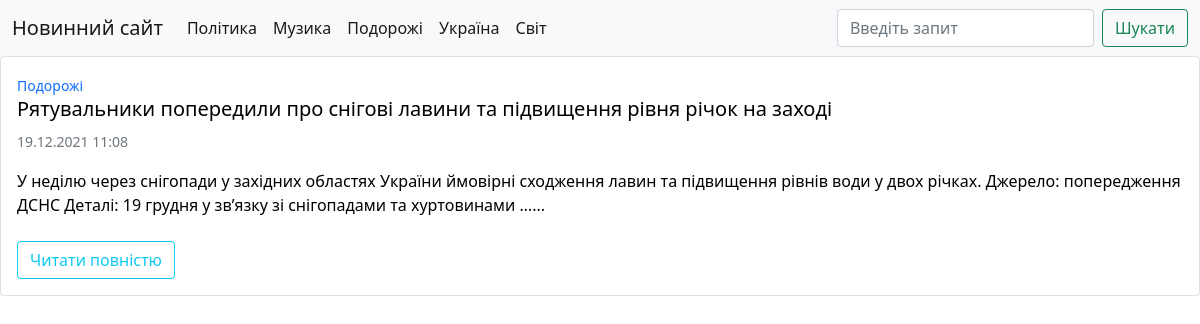
Screenshot of /category/3/ with the database file from the repository.
### news/models.py (models this page shows, shortened)
class Categories(models.Model):
    title = models.CharField(max_length=100, verbose_name='Категорія')
    class Meta:
        verbose_name = 'Категорія'
        verbose_name_plural = 'Категорії'
    def __str__(self):
        return self.title
    def get_absolute_url(self):
        return reverse('category', kwargs={'category_id': self.pk})

class News(models.Model):
    title = models.CharField(max_length=150, verbose_name='Назва статті')
    content = models.TextField(blank=True, verbose_name='Контент статті')
    created_at = models.DateTimeField(auto_now_add=True, verbose_name='Створено')
    updated_at = models.DateTimeField(auto_now=True, verbose_name='Оновлено')
    photo = models.ImageField(verbose_name='Фото', upload_to='media/%Y/%m/%d/', max_length=150, blank=True)
    is_published = models.BooleanField(default=True, verbose_name='Опубліковано')
    category = models.ForeignKey('Categories', on_delete=models.CASCADE, verbose_name='Категорія')
    class Meta:
        verbose_name = 'Новина'
        verbose_name_plural = 'Новини'
        ordering = ('created_at',)
    def get_absolute_url(self):
        return reverse('news_info', kwargs={'news_id': self.pk})

### news/views.py (the view)
# urls.py: path('category/<int:category_id>/', category_news, name='category'),
def category_news(request, category_id):
    news = News.objects.filter(id=category_id, is_published=True)
    category = Categories.objects.get(id=category_id)
    return render(request, 'category_news.html', {'news': news, 'category': category})

### news/templatetags/news_tags.py (called while the page is built)
@register.simple_tag(name='get_list_categories')
def get_category():
    return Categories.objects.all()

### news/templates/category_news.html (shortened to what this page needs)
{% extends 'base.html' %}

### templates/base.html (shortened to what this page needs)
<!doctype html>
<html lang="uk">
  <head>
	  <link href="https://cdn.jsdelivr.net/npm/bootstrap@5.1.3/dist/css/bootstrap.min.css" rel="stylesheet">
  </head>
  <body>
	  {% block navbar %}
		  {% include "inc/_navbar.html" %}
	  {% endblock %}
	  {% block content %}
		  {% for item in news %}
			  <div class="card mb-3" style="max-width: 100%; margin-bottom: auto; margin-top: auto">
				  <div class="row g-0">
					  {% if item.photo %}
					  <div class="col-md-3 " style="margin-top: auto; margin-bottom: auto">
						  <a href="{{ item.get_absolute_url }}">
							  <img src="{{ item.photo.url }}" class="img-fluid rounded-start" alt="...">
						  </a>
					  </div>
					  <div class="col">
						  <div class="card-body">
							  <a href="{% url 'category' item.category_id %}">
								  <p class="card-text"><small>{{ item.category }}</small></p>
							  </a>
							  <br>
							  <a href="{{ item.get_absolute_url }}" style="text-decoration: none; color: black">
								  <h5 class="card-title">{{ item.title }}</h5>
								  <p class="card-text"><small class="text-muted">{{ item.created_at|date:"d.m.Y  H:i" }}</small></p>
								  <p class="card-text">{{ item.content|safe|linebreaks|truncatewords:50 }}...</p>
							  </a>
							  <a href="{{ item.get_absolute_url }}">
								  <button type="button" class="btn btn-outline-info">Читати повністю</button>
							  </a>
						  </div>
					  </div>
					  {% else %}
					  <div class="col">
						  <div class="card-body">
							  <a href="{% url 'category' item.category_id %}" style="text-decoration: none">
								  <p class="card-text"><small>{{ item.category }}</small></p>
							  </a>
							  <a href="{{ item.get_absolute_url }}" style="text-decoration: none; color: black">
								  <h5 class="card-title">{{ item.title }}</h5>
								  <p class="card-text"><small class="text-muted">{{ item.created_at|date:"d.m.Y  H:i" }}</small></p>
								  <p class="card-text">{{ item.content|safe|truncatewords:30 }}...</p>
							  </a>
							  <br>
							  <a href="{{ item.get_absolute_url }}">
								  <button type="button" class="btn btn-outline-info">Читати повністю</button>
							  </a>
						  </div>
					  </div>
					  {% endif %}
				  </div>
			  </div>
			  {% endfor %}
		  {% endblock %}
  </body>
</html>

### templates/inc/_navbar.html (shortened to what this page needs)
{% load news_tags %}
<nav class="navbar navbar-expand-lg navbar-light bg-light">
  <div class="container-fluid">
    <a class="navbar-brand" href="{% url 'home' %}">Новинний сайт</a>
    <div class="collapse navbar-collapse" id="navbarTogglerDemo03">
      <ul class="navbar-nav me-auto mb-2 mb-lg-0">
	  {% get_list_categories as categories %}
		  {% for category in categories %}
			  <li class="nav-item">
				  <a class="nav-link active" aria-current="page" href="{{ category.get_absolute_url }}">{{ category.title }}</a>
			  </li>
		  {% endfor %}
      </ul>
      <form class="d-flex">
        <input class="form-control me-2" type="search" placeholder="Введіть запит" aria-label="Введіть запит">
        <button class="btn btn-outline-success" type="submit">Шукати</button>
      </form>
    </div>
  </div>
</nav>

### rows the page displays
Categories: title "Політика"
Categories: title "Музика"
Categories: title "Подорожі"
Categories: title "Україна"
Categories: title "Світ"
News: category "Подорожі", title "Рятувальники попередили про снігові лавини та підвищення рівня річок на заході", created_at "19.12.2021 11:08", content "У неділю через снігопади у західних областях України ймовірні сходження лавин та пiдвищення рiвнiв води у двох річках. Джерело: попередження ДСНС Деталі: 19 грудня у зв’язку зi снiгопадами та хуртовинами …"
